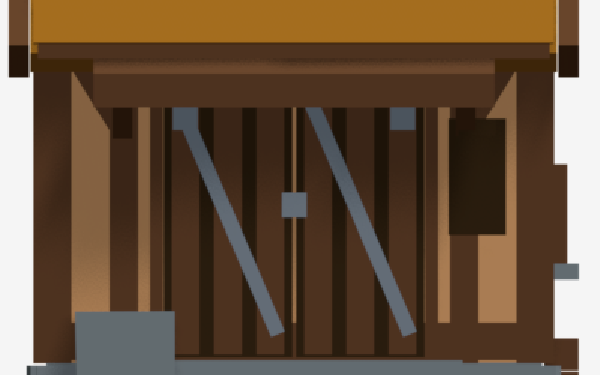
#> input picture _ab_plain/out/crop_front2.png, 600 x 375 px, given in place of crop_front2.png_0@4x.png, which was not available
$ python -i sheets.py   (imports and definitions only)
#> lines starting #> are read from the running program, lines starting #| are printed output that depends on the picture; pictures that were not available may be replaced by others from this repository, and a replacement may not be noted
"""sheets.py — листы осмотра: 4 поворота, крупные планы, «эталон рядом».

    $PY3 tools/sheets.py

Глазами смотреть обязательно, но по протоколу (`3d-model-acceptance`, §2 шаг 4):
    * 4 поворота ОДНИМ листом — силуэт и симметрия;
    * крупные планы входа, цоколя и нижнего края ската — там, где врут «на
      глаз»: дверь мимо проёма, щель под карнизом, цоколь из стены;
    * ЭТАЛОН РЯДОМ — ратуша, дом жителя и лагерь в одном кадре с казармой и
      В ОДНОМ МАСШТАБЕ «одна клетка = 64 px» (крупность `mul` у построек
      разная: 0.7667 у ратуши и казармы, 0.7156 у дома и лагеря; без поправки
      на `mul` сравнение силуэтов врёт).

Файлы кладутся в `out/` (листы) и `renders/` (крупные планы).  Числа в отчёт
берутся не отсюда — здесь только повод посмотреть.
"""
import json
import os
import sys

from PIL import Image, ImageDraw, ImageFont

HERE = os.path.dirname(os.path.abspath(__file__))
ROOT = os.path.dirname(HERE)
REPO = os.path.abspath(os.path.join(ROOT, '..', '..', '..'))
GAME = os.path.join(REPO, 'mapgen2')

CELL_PX = 64.0          # «одна клетка = 64 px» — общий масштаб листов сверки
# Шрифт с кириллицей: штатный шрифт PIL рисует русские подписи квадратиками.
FONT_PATH = ('/System/Library/Fonts/Supplemental/Arial.ttf'
             if os.path.exists('/System/Library/Fonts/Supplemental/Arial.ttf')
             else None)


def font(size=16):
    return ImageFont.truetype(FONT_PATH, size) if FONT_PATH else ImageFont.load_default()


# [10 lines left out: function frame, not called in this run]


def scaled(im, k):
    return im.resize((max(1, int(round(im.width * k))),
                      max(1, int(round(im.height * k)))), Image.LANCZOS)


def on_white(im):
    bg = Image.new('RGBA', im.size, (255, 255, 255, 255))
    bg.alpha_composite(im)
    return bg.convert('RGB')


# [18 lines left out: function rotations_sheet, not called in this run]


def closeups(var, out_path, rot=0):
    """Три крупных плана из кадра @4x: вход, цоколь, низ ската.

    Кадр @4x в атлас не входит (атлас — 1x), поэтому файл читается прямо из
    `out/`, а окна обрезки считаются от СИЛУЭТА, а не от рамки: у спрайта
    большие прозрачные поля под рамку и точку опоры.
    """
#> called with out_path = 'out.png', rot = 0
    crop = Image.open(os.path.join(ROOT, 'out',
                                   'br_%s_%d@4x.png' % (var, rot))).convert('RGBA')
#> crop is the input picture: PIL image 600x375 RGBA; mean R, G, B, A 104.1, 82, 61.1, 255
    bb = crop.getchannel('A').point(lambda v: 255 if v > 8 else 0).getbbox()
#> bb = (0, 0, 600, 375)
    crop = crop.crop(bb)
    W, H = crop.size
#> W = 600; H = 375
    # окна обрезки — доли кадра; подобраны по кадру 0 (вход слева от середины)
    if var == 'a':
        boxes = [('вход и приступок', (0.34, 0.50, 0.66, 0.86)),
                 ('цоколь и шов', (0.10, 0.66, 0.52, 0.98)),
                 ('низ ската и лобовая доска', (0.06, 0.20, 0.50, 0.56))]
    else:
        # у b слева стоит навес: вход смотрим правее, низ ската — по корпусу
        boxes = [('вход и приступок', (0.40, 0.52, 0.72, 0.88)),
                 ('цоколь, шов и столбы навеса', (0.08, 0.62, 0.55, 0.98)),
                 ('низ ската корпуса', (0.42, 0.18, 0.90, 0.52))]
    tiles = []
    for name, (x0, y0, x1, y1) in boxes:
        sub = crop.crop((int(x0 * W), int(y0 * H), int(x1 * W), int(y1 * H)))
        k = min(1.0, 620.0 / max(sub.width, sub.height))
        tiles.append((name, scaled(sub, k)))
#> this loop made 3 passes
#> pass 1, in closeups, `sub = crop.crop((int(x0 * W), int(y0 * H), int(x1 * W), int(y1 * H)))`:
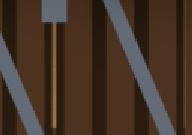
#> sub: PIL image 192x135 RGBA; mean R, G, B, A 69.9, 52.9, 40.1, 255
#> pass 2, in closeups, `sub = crop.crop((int(x0 * W), int(y0 * H), int(x1 * W), int(y1 * H)))`:
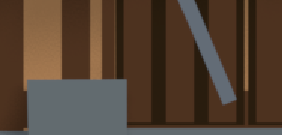
#> sub: PIL image 282x135 RGBA; mean R, G, B, A 83.6, 65.5, 50.9, 255
#> pass 3, in closeups, `sub = crop.crop((int(x0 * W), int(y0 * H), int(x1 * W), int(y1 * H)))`:
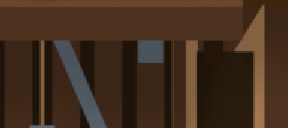
#> sub: PIL image 288x128 RGBA; mean R, G, B, A 67.2, 46.6, 30.7, 255
#> after the loop, tiles = 3 items
    pad = 10
    Tw = sum(t[1].width for t in tiles) + pad * (len(tiles) + 1)
#> Tw = 802
    Th = max(t[1].height for t in tiles) + 40
#> Th = 175
    sheet = Image.new('RGB', (Tw, Th), (255, 255, 255))
#> sheet: PIL image 802x175 RGB; every value is 255
    d = ImageDraw.Draw(sheet)
    x = pad
    for name, im in tiles:
        sheet.paste(on_white(im), (x, 26))
        d.text((x + 2, 5), 'казарма %s: %s' % (var, name), fill=(40, 40, 40),
               font=font(17))
        x += im.width + pad
#> this loop made 3 passes
#> (name, x) on passes 1 to 3: ('вход и приступок', 212), ('цоколь, шов и столбы навеса', 504), ('низ ската корпуса', 802)
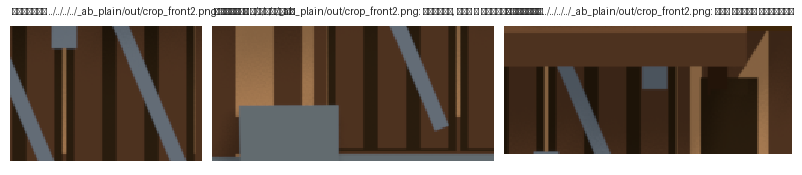
#> sheet: PIL image 802x175 RGB; mean R, G, B 121.5, 108.1, 97.6
#> after the loop, x = 802
    sheet.save(out_path)
    return out_path


# [38 lines left out: functions neighbours_sheet, main, not called in this run]


# [2 lines not run here, left out]

>>> result = closeups('../../../../_ab_plain/out/crop_front2.png', 'out.png')
